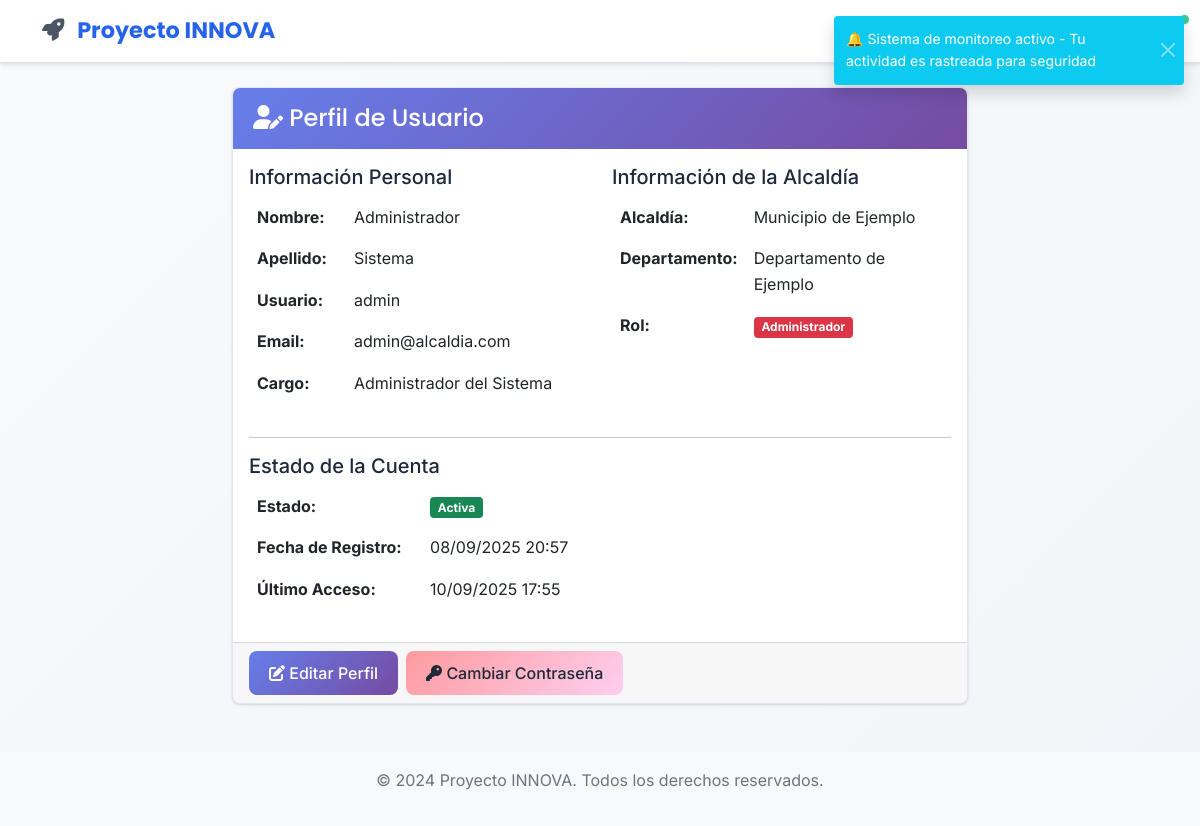
The page /profile (signed in) on the database as committed earlier.
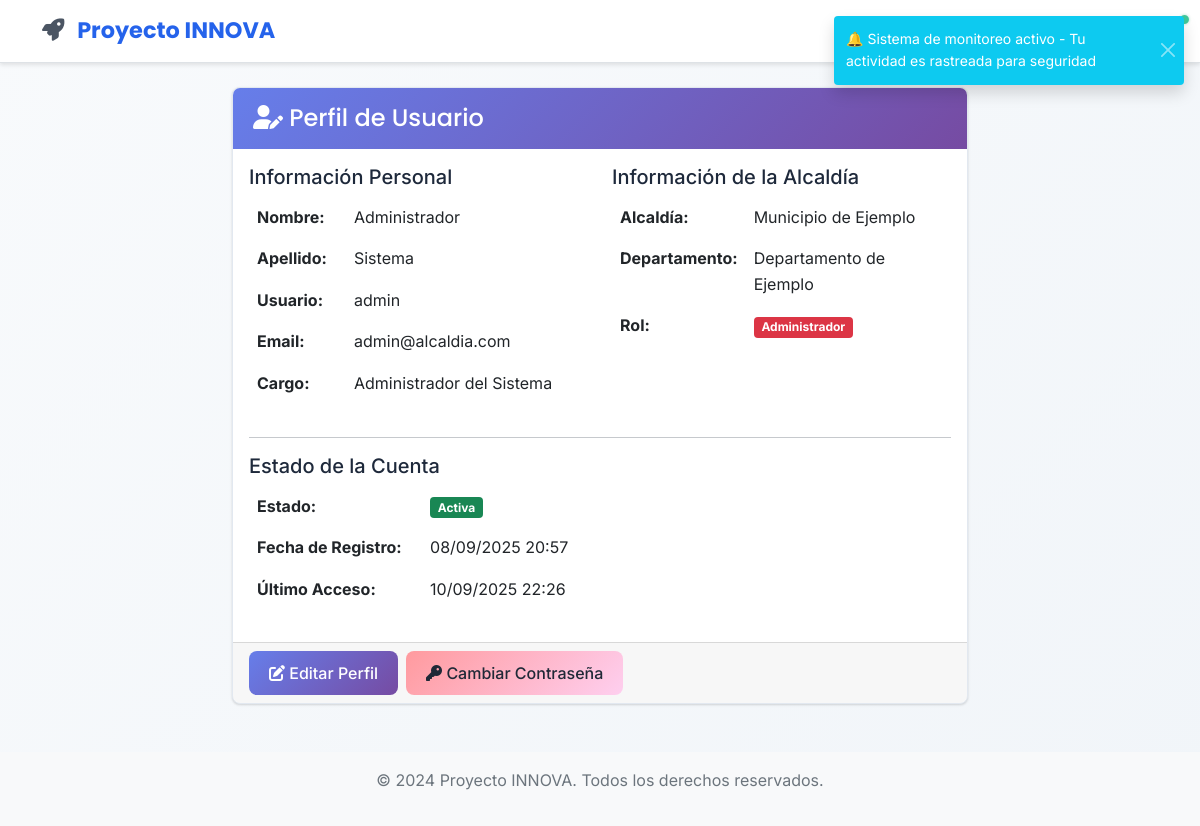
The same page on the database as committed later.
### app/models/user.py (models this page shows, shortened)
class User(UserMixin, db.Model):
    __tablename__ = 'users'
    id = db.Column(db.Integer, primary_key=True)
    username = db.Column(db.String(64), unique=True, nullable=False, index=True)
    email = db.Column(db.String(120), unique=True, nullable=False, index=True)
    password_hash = db.Column(db.String(256), nullable=False)
    first_name = db.Column(db.String(64), nullable=False)
    last_name = db.Column(db.String(64), nullable=False)
    position = db.Column(db.String(100))  # Cargo en la alcaldía
    municipality = db.Column(db.String(100), nullable=False)  # Nombre de la alcaldía
    department = db.Column(db.String(100), nullable=False)  # Departamento/Estado
    municipality_code = db.Column(db.String(20))  # Código único de la alcaldía
    is_active = db.Column(db.Boolean, default=True)
    created_at = db.Column(db.DateTime, default=datetime.utcnow)
    updated_at = db.Column(db.DateTime, default=datetime.utcnow, onupdate=datetime.utcnow)
    last_login = db.Column(db.DateTime)
    legacy_role = db.Column(db.String(20), default='viewer')  # Mantener para compatibilidad
    active_roles = db.relationship('UserRole',
                                 foreign_keys='UserRole.user_id',
                                 lazy=True,
                                 primaryjoin="and_(User.id==UserRole.user_id, UserRole.is_active==True)")
    user_roles = db.relationship('UserRole',
                               foreign_keys='UserRole.user_id',
                               lazy=True,
                               overlaps="active_roles")
    @property
    def password(self):
        raise AttributeError('La contraseña no es un atributo legible')
    @property
    def role(self):
        return self.legacy_role
    def is_admin(self):
        if self.active_roles:
            admin_names = ['admin', 'administrador']
            return any(ur.role.name.lower() in admin_names for ur in self.active_roles)
        return self.legacy_role == 'admin'

### app/views/main.py (the view)
@main_bp.route('/profile')
@login_required
def profile():
    return render_template('main/profile.html', title='Perfil de Usuario')

### app/templates/main/profile.html (shortened to what the changed rows need)
{% extends "base.html" %}
{% block content %}
<div class="row">
    <div class="col-md-8 mx-auto">
        <div class="card">
            <div class="card-body">
                <div class="row">
                    <div class="col-md-6">
                        <table class="table table-borderless">
                            <tr>
                                <td><strong>Nombre:</strong></td>
                                <td>{{ current_user.first_name }}</td>
                            </tr>
                            <tr>
                                <td><strong>Apellido:</strong></td>
                                <td>{{ current_user.last_name }}</td>
                            </tr>
                            <tr>
                                <td><strong>Usuario:</strong></td>
                                <td>{{ current_user.username }}</td>
                            </tr>
                            <tr>
                                <td><strong>Email:</strong></td>
                                <td>{{ current_user.email }}</td>
                            </tr>
                            <tr>
                                <td><strong>Cargo:</strong></td>
                                <td>{{ current_user.position }}</td>
                            </tr>
                        </table>
                    </div>
                    <div class="col-md-6">
                        <table class="table table-borderless">
                            <tr>
                                <td><strong>Alcaldía:</strong></td>
                                <td>{{ current_user.municipality }}</td>
                            </tr>
                            <tr>
                                <td><strong>Departamento:</strong></td>
                                <td>{{ current_user.department }}</td>
                            </tr>
                        </table>
                    </div>
                </div>
                <div class="row">
                    <div class="col-md-6">
                        <table class="table table-borderless">
                            <tr>
                                <td><strong>Fecha de Registro:</strong></td>
                                <td>{{ current_user.created_at.strftime('%d/%m/%Y %H:%M') if current_user.created_at else 'N/A' }}</td>
                            </tr>
                            {% if current_user.last_login %}
                            <tr>
                                <td><strong>Último Acceso:</strong></td>
                                <td>{{ current_user.last_login.strftime('%d/%m/%Y %H:%M') }}</td>
                            </tr>
                            {% endif %}
                        </table>
                    </div>
                </div>
            </div>
        </div>
    </div>
</div>
{% endblock %}

Rows that differ between the two databases and show on the page:
changed User "Administrador": last_login "10/09/2025 17:55" → "10/09/2025 22:26"
